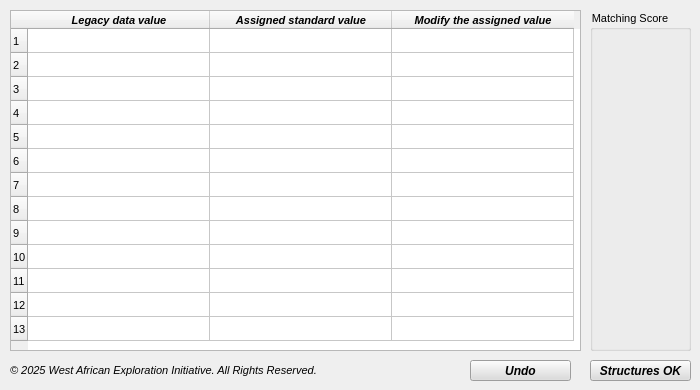
      <widget class="QWidget" name="Step4">
       <property name="styleSheet">
        <string notr="true">Step 4 :</string>
       </property>
       <attribute name="title">
        <string>Structure Types</string>
       </attribute>
       <widget class="QPushButton" name="pushButton_25">
        <property name="geometry">
         <rect>
          <x>470</x>
          <y>360</y>
          <width>101</width>
          <height>21</height>
         </rect>
        </property>
        <property name="styleSheet">
         <string notr="true">background-color: rgb(220, 220, 220);
font-weight: bold;
font-style: italic;
font-family: Arial; 
font-size: 12px;</string>
        </property>
        <property name="text">
         <string>Undo</string>
        </property>
       </widget>
       <widget class="QPushButton" name="pushButton_26">
        <property name="geometry">
         <rect>
          <x>590</x>
          <y>360</y>
          <width>101</width>
          <height>21</height>
         </rect>
        </property>
        <property name="styleSheet">
         <string notr="true">background-color: rgb(220, 220, 220);
font-weight: bold;
font-style: italic;
font-family: Arial; 
font-size: 12px;</string>
        </property>
        <property name="text">
         <string>Structures OK</string>
        </property>
       </widget>
       <widget class="QTableWidget" name="tableWidget3">
        <property name="geometry">
         <rect>
          <x>10</x>
          <y>10</y>
          <width>571</width>
          <height>341</height>
         </rect>
        </property>
        <property name="font">
         <font>
          <family>Arial</family>
          <pointsize>8</pointsize>
          <weight>50</weight>
          <italic>false</italic>
          <bold>false</bold>
         </font>
        </property>
        <property name="styleSheet">
         <string notr="true">font-family: Arial; 
font: 8pt &quot;Arial&quot;;</string>
        </property>
        <property name="lineWidth">
         <number>5</number>
        </property>
        <property name="sizeAdjustPolicy">
         <enum>QAbstractScrollArea::AdjustIgnored</enum>
        </property>
        <property name="showGrid">
         <bool>true</bool>
        </property>
        <property name="gridStyle">
         <enum>Qt::SolidLine</enum>
        </property>
        <property name="wordWrap">
         <bool>true</bool>
        </property>
        <property name="cornerButtonEnabled">
         <bool>true</bool>
        </property>
        <property name="rowCount">
         <number>13</number>
        </property>
        <property name="columnCount">
         <number>3</number>
        </property>
        <attribute name="horizontalHeaderMinimumSectionSize">
         <number>29</number>
        </attribute>
        <attribute name="horizontalHeaderDefaultSectionSize">
         <number>182</number>
        </attribute>
        <attribute name="verticalHeaderMinimumSectionSize">
         <number>19</number>
        </attribute>
        <attribute name="verticalHeaderDefaultSectionSize">
         <number>24</number>
        </attribute>
        <row/>
        <row/>
        <row/>
        <row/>
        <row/>
        <row/>
        <row/>
        <row/>
        <row/>
        <row/>
        <row/>
        <row/>
        <row/>
        <column>
         <property name="text">
          <string>Legacy data value</string>
         </property>
         <property name="font">
          <font>
           <family>Arial</family>
           <weight>75</weight>
           <italic>true</italic>
           <bold>true</bold>
          </font>
         </property>
         <property name="background">
          <color>
           <red>255</red>
           <green>247</green>
           <blue>225</blue>
          </color>
         </property>
        </column>
        <column>
         <property name="text">
          <string>Assigned standard value</string>
         </property>
         <property name="font">
          <font>
           <family>Arial</family>
           <weight>75</weight>
           <italic>true</italic>
           <bold>true</bold>
          </font>
         </property>
        </column>
        <column>
         <property name="text">
          <string>Modify the assigned value</string>
         </property>
         <property name="font">
          <font>
           <family>Arial</family>
           <weight>75</weight>
           <italic>true</italic>
           <bold>true</bold>
          </font>
         </property>
        </column>
       </widget>
       <widget class="QGroupBox" name="legendbox_2">
        <property name="geometry">
         <rect>
          <x>590</x>
          <y>10</y>
          <width>101</width>
          <height>341</height>
         </rect>
        </property>
        <property name="font">
         <font>
          <family>Arial</family>
          <pointsize>8</pointsize>
          <kerning>false</kerning>
         </font>
        </property>
        <property name="styleSheet">
         <string notr="true">font-family: Arial; 
font-size: 8pt;</string>
        </property>
        <property name="title">
         <string>Matching Score</string>
        </property>
       </widget>
       <widget class="QLabel" name="label_34">
        <property name="geometry">
         <rect>
          <x>10</x>
          <y>360</y>
          <width>311</width>
          <height>21</height>
         </rect>
        </property>
        <property name="styleSheet">
         <string notr="true"> font-family: Arial; 
font-size: 11px;
font-style: italic;</string>
        </property>
        <property name="text">
         <string>© 2025 West African Exploration Initiative. All Rights Reserved.</string>
        </property>
        <property name="alignment">
         <set>Qt::AlignLeading|Qt::AlignLeft|Qt::AlignVCenter</set>
        </property>
       </widget>
       <zorder>tableWidget3</zorder>
       <zorder>pushButton_25</zorder>
       <zorder>pushButton_26</zorder>
       <zorder>legendbox_2</zorder>
       <zorder>label_34</zorder>
      </widget>
